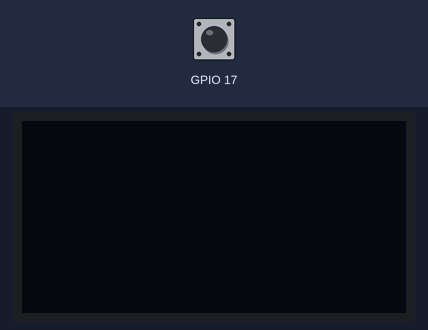
The program below on a simulated Raspberry Pi (BCM pin numbers). On the bench: 128×64 one-colour display. Inputs (shaded band) come from the test bench; at power-on: GPIO 17 HIGH. System figures (address, load, memory, disk, uptime) are fixed made-up values; what the program prints to the terminal is not drawn.

Above: at 1.2 s.
1.3 s: GPIO 17 pulled LOW for 0.15 s
At 1.37 s:
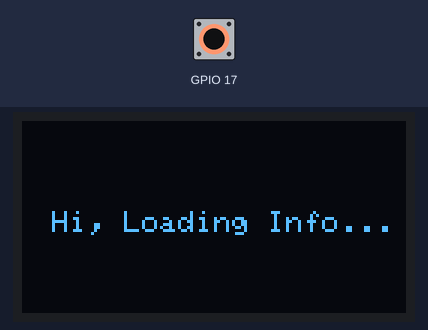
At 2.4 s:
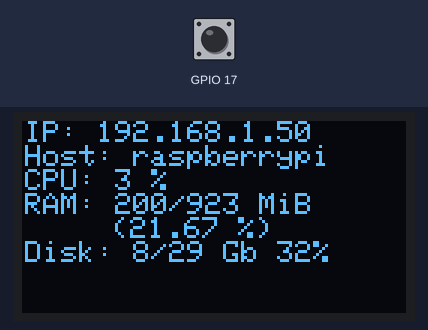
Timing chart, 0 to 4.3 s (numbered marks = the images above; inputs shaded):
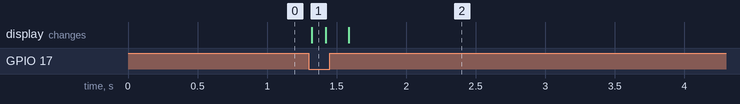

The program:

info_display.py
```python
"""
Script that waits until the button is triggered. Once trigger happens,
the script print basic information about RBi, in I2C Display, such as:
    * IP address in the local netword
    * Hostname
    * CPU usage
    * RAM usage
    * Disk usage

Prerequisites:
1. Enable I2C Interface
    - Run: sudo raspi-config
    - A blue screen will appear. Now select Interfacing option
    - After this, we need to select I2C option and enable it.
    - Reboot
2. Install Pillow Library - needed for adafruit-circuitpython-ssd1306
    - Better to install via package manager: sudo apt-get install python3-pil
3. Install adafruit-circuitpython-ssd1306
    - pip install adafruit-circuitpython-ssd1306
4. Install RPi GPIO that manages the board
    - pip install RPi.GPIO
"""

import subprocess

from collections import namedtuple
import time
from typing import Final, Tuple

import board
import busio
import adafruit_ssd1306
import RPi.GPIO as GPIO

BUTTON: Final[int] = 17


def get_ip_and_host_name() -> Tuple[str, str]:
    ip = subprocess.check_output(
        "hostname -I | cut -d' ' -f1", shell=True, encoding="utf-8"
    )
    hostname = subprocess.check_output(
        "hostname", shell=True, encoding="utf-8"
    )

    return ip.rstrip(), hostname.rstrip()


def get_cpu_load_in_percentage() -> float:
    cmd = (
        "top -bn2 | grep '%Cpu' | tail -1 | "
        "grep -P '(....|...) id,'|awk '{print 100-$8}'"
    )
    cup_usage = subprocess.check_output(cmd, shell=True, encoding="utf-8")

    return cup_usage.rstrip()


def get_ram_memory_usage() -> dict:
    stats = namedtuple("MemUsage", ["used", "max", "used_in_percentage"])
    cmd = "free -m | awk 'NR==2{printf \"%s %s %.2f\", $3,$2,$3*100/$2 }'"
    mem_usage = subprocess.check_output(cmd, encoding="utf-8", shell=True)
    used, max, used_in_percentage = mem_usage.split()
    return stats(int(used), int(max), float(used_in_percentage))


def get_disk_usage():
    stats = namedtuple("DiskUsage", ["used", "max", "used_in_percentage"])
    cmd = 'df -h | awk \'$NF=="/"{printf "%d %d %d", $3,$2,$5}\''
    disk_usage = subprocess.check_output(cmd, encoding="utf-8", shell=True)
    used, max, used_in_percentage = disk_usage.split()
    return stats(int(used), int(max), int(used_in_percentage))


def print_information(oled: adafruit_ssd1306.SSD1306_I2C) -> None:
    oled.text(f"Hi, Loading Info...", 10, 30, True)
    oled.show()

    ip, host = get_ip_and_host_name()
    cpu = get_cpu_load_in_percentage()
    mem_usage = get_ram_memory_usage()
    disk_usage = get_disk_usage()

    oled.fill(0)
    oled.show()

    oled.text(f"IP: {ip}", 1, 0, True)
    oled.text(f"Host: {host}", 1, 8, True)
    oled.text(f"CPU: {cpu} %", 1, 16, True)
    oled.text(
        f"RAM: {str(mem_usage.used)}/{str(mem_usage.max)} MiB", 1, 24, True
    )
    oled.text(f"({mem_usage.used_in_percentage} %)", 30, 32, True)
    oled.text(
        f"Disk: {disk_usage.used}/{disk_usage.max} "
        f"Gb {disk_usage.used_in_percentage}%",
        1,
        40,
        True,
    )
    oled.show()
    time.sleep(10)
    oled.fill(0)
    oled.show()


def main() -> None:
    print("Start. Waiting for button trigger")
    GPIO.setwarnings(True)
    GPIO.setmode(GPIO.BCM)
    GPIO.setup(BUTTON, GPIO.IN, pull_up_down=GPIO.PUD_UP)

    i2c = busio.I2C(board.SCL, board.SDA)
    oled = adafruit_ssd1306.SSD1306_I2C(128, 64, i2c)
    oled.fill(0)
    oled.show()

    while True:
        while GPIO.input(BUTTON):
            pass
        print("Button has been triggered")
        print_information(oled)


if __name__ == "__main__":
    main()
```

Measured:
- after the input at 1.3 s, the display: changes at once (image 1)
